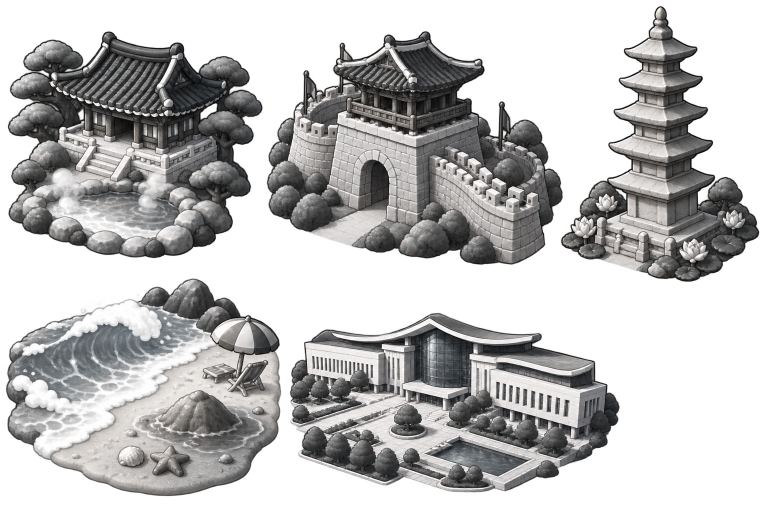
#> input picture art-src/img/region_landmarks_sheet.png, 1536 x 1024 px, found by its file name (shown at 1/2 size)
$ python tint_landmarks.py
#> lines starting #> are read from the running program, lines starting #| are printed output that depends on the picture
"""지역 카드 그림(흑백 원본)에 지역마다 다른 색을 입힌다 — 컬러 그림이 오기 전 임시판.
쓰는 법: python tools/tint_landmarks.py
원본: art-src/img/region_landmarks_sheet.png(흑백) → 결과: assets/img/region_landmarks_sheet.webp
GPT 컬러판을 받으면 이 도구는 쓰지 말고 그 PNG를 assets/img 에 넣은 뒤 tools/to_webp.py 를 실행한다.
"""
import sys
import numpy as np
from PIL import Image
src=Image.open('art-src/img/region_landmarks_sheet.png').convert('RGBA')
#> src is the input picture: PIL image 1536x1024 RGBA; mean R, G, B, A 96.7, 96.2, 95.9, 131.3
a=np.array(src).astype(float)
L=(0.299*a[...,0]+0.587*a[...,1]+0.114*a[...,2])/255.0
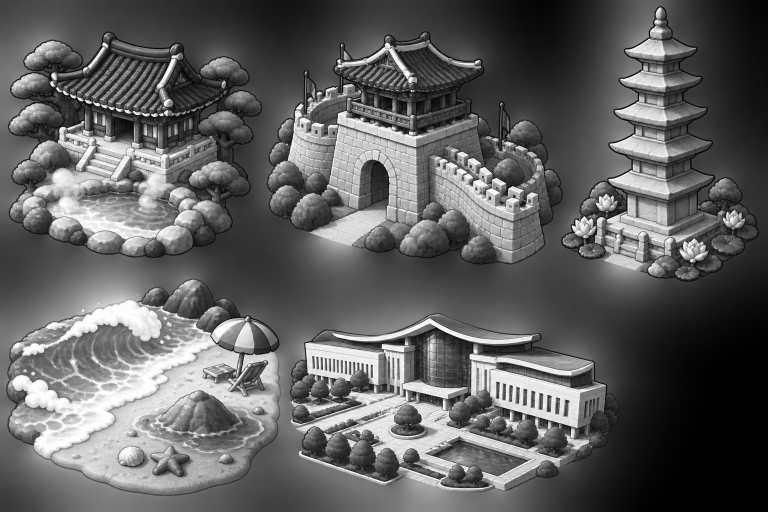
#> L: shape (1024, 1536) float64 (shown at 1/2 size); min 0, max 1, mean 0.378
rects=[[0,0,525,550],[530,0,595,550],[1125,0,411,565],[0,550,575,474],[578,565,690,459]]
# 밝기 → 색 (어두움 … 밝음). 지역마다 재료 색을 떠올리게
maps={
 0:[(0,'#14243a'),(0.25,'#1f5a4a'),(0.45,'#4f8a52'),(0.62,'#a87c52'),(0.8,'#e2c08a'),(1,'#fff6e0')],   # 아산: 기와·소나무·나무·온천
 1:[(0,'#16263a'),(0.25,'#2a5a4a'),(0.45,'#6b8a62'),(0.65,'#b59a72'),(0.82,'#e0cfa6'),(1,'#fff8e6')],   # 공주: 성벽 돌
 2:[(0,'#132a2a'),(0.25,'#1f6650'),(0.45,'#5aa36a'),(0.65,'#b3b09a'),(0.85,'#e8e2d0'),(1,'#fffaf0')],   # 부여: 석탑·연못·연꽃
 3:[(0,'#10243f'),(0.28,'#1c5f95'),(0.48,'#3fa3d6'),(0.66,'#c9a874'),(0.85,'#f0dcb0'),(1,'#ffffff')],   # 보령: 바다·모래
 4:[(0,'#131c3d'),(0.25,'#2b4a8a'),(0.45,'#3f7a5a'),(0.65,'#8fa3c4'),(0.85,'#dfe6f2'),(1,'#ffffff')],   # 내포: 청사·광장
}
def hexrgb(h): return np.array([int(h[i:i+2],16) for i in (1,3,5)],float)
out=a.copy()
for i,(x,y,w,h) in enumerate(rects):
    stops=maps[i]; xs=np.array([s[0] for s in stops]); cs=np.stack([hexrgb(s[1]) for s in stops])
    l=L[y:y+h,x:x+w]
    # 대비를 조금 늘린 뒤 매핑
    l=np.clip((l-0.08)/0.9,0,1)
    col=np.stack([np.interp(l,xs,cs[:,k]) for k in range(3)],-1)
    out[y:y+h,x:x+w,:3]=col
#> this loop made 5 passes
#> pass 1, `l=L[y:y+h,x:x+w]`:
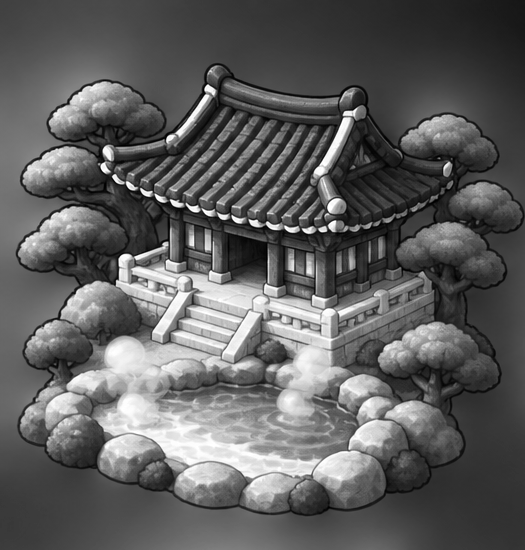
#> l: shape (550, 525) float64; min 0, max 1, mean 0.373
#> pass 1, `col=np.stack([np.interp(l,xs,cs[:,k]) for k in range(3)],-1)`:
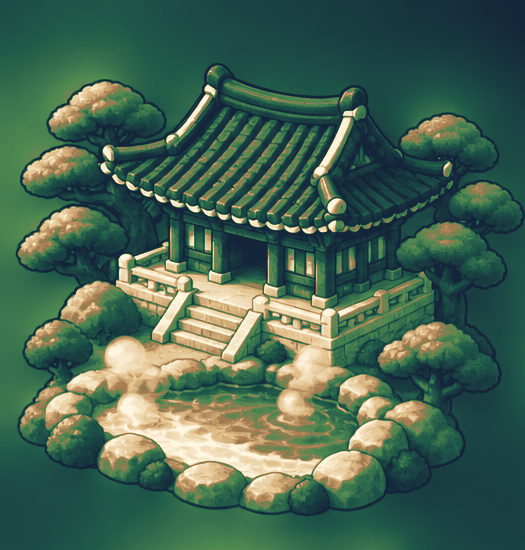
#> col: shape (550, 525, 3) float64; mean of channels 0, 1, 2 70.5, 102.5, 83.6; drawn as R, G, B
#> pass 2, `l=L[y:y+h,x:x+w]`:
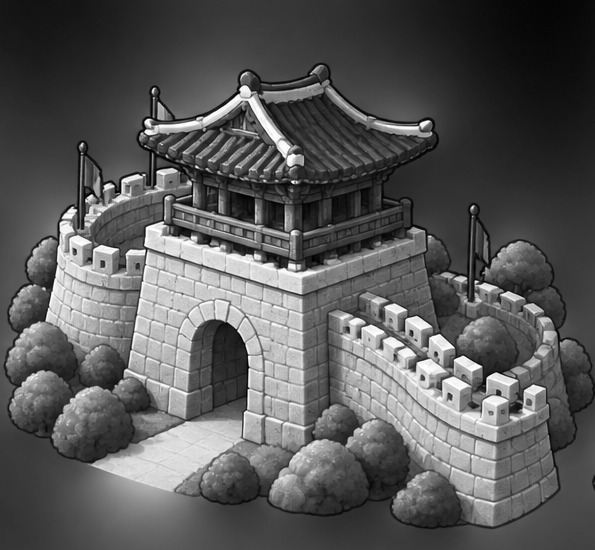
#> l: shape (550, 595) float64; min 0, max 1, mean 0.349
#> after the loop:
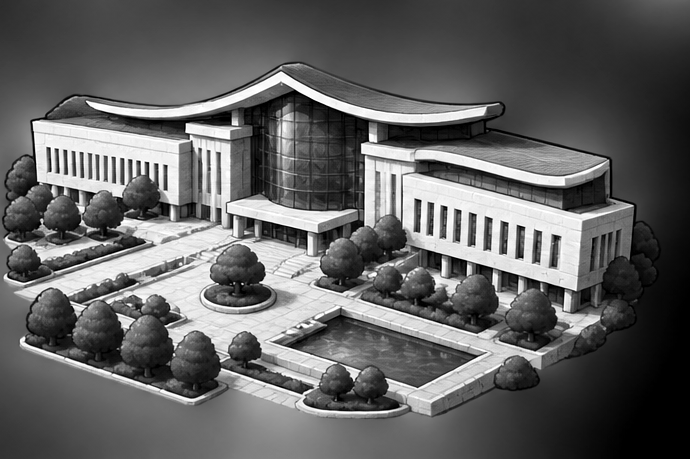
#> l: shape (459, 690) float64; min 0, max 1, mean 0.385
#> after the loop:
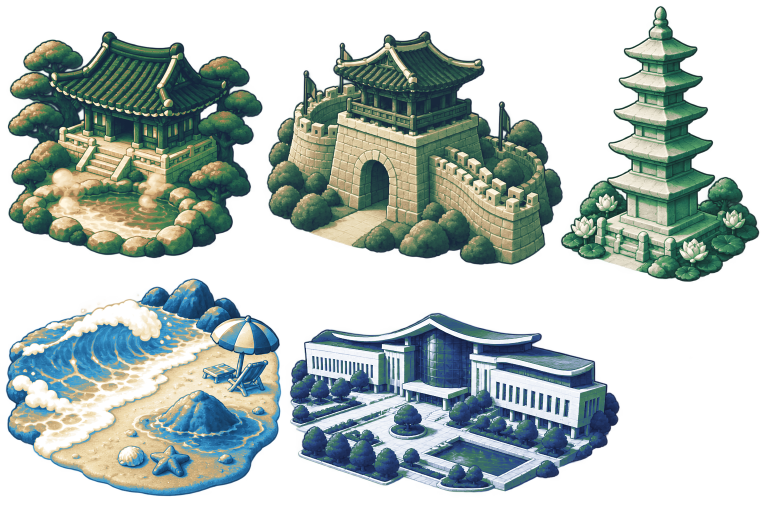
#> out: shape (1024, 1536, 4) float64 (shown at 1/2 size); mean R, G, B, A 76.2, 105.7, 105, 131.3; transparent parts drawn white
res=Image.fromarray(out.clip(0,255).astype('uint8'),'RGBA')
res.save('assets/img/region_landmarks_sheet.webp', format='WEBP', quality=85, method=6, alpha_quality=95)
print('saved assets/img/region_landmarks_sheet.webp')

$ run again, with art-src/img/bg_boryeong.png copied over art-src/img/region_landmarks_sheet.png
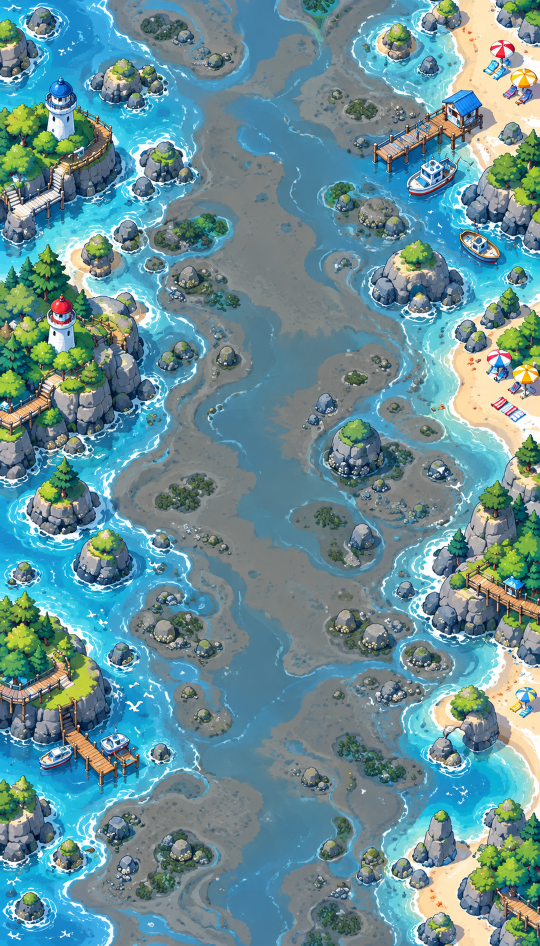
#> input picture art-src/img/bg_boryeong.png, 1080 x 1891 px, found by its file name (shown at 1/2 size)
#> after the loop `for i,(x,y,w,h) in enumerate(rects):`:
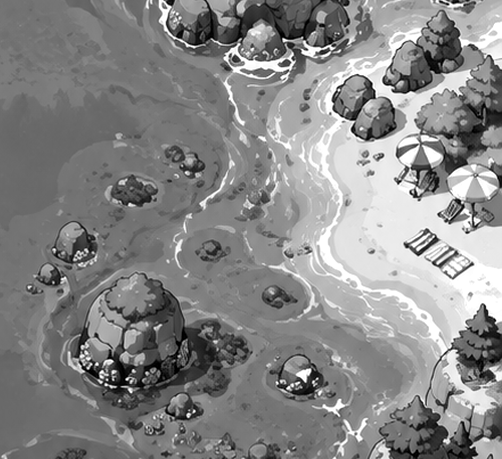
#> l: shape (459, 502) float64; min 0, max 1, mean 0.532
#> after the loop `for i,(x,y,w,h) in enumerate(rects):`:
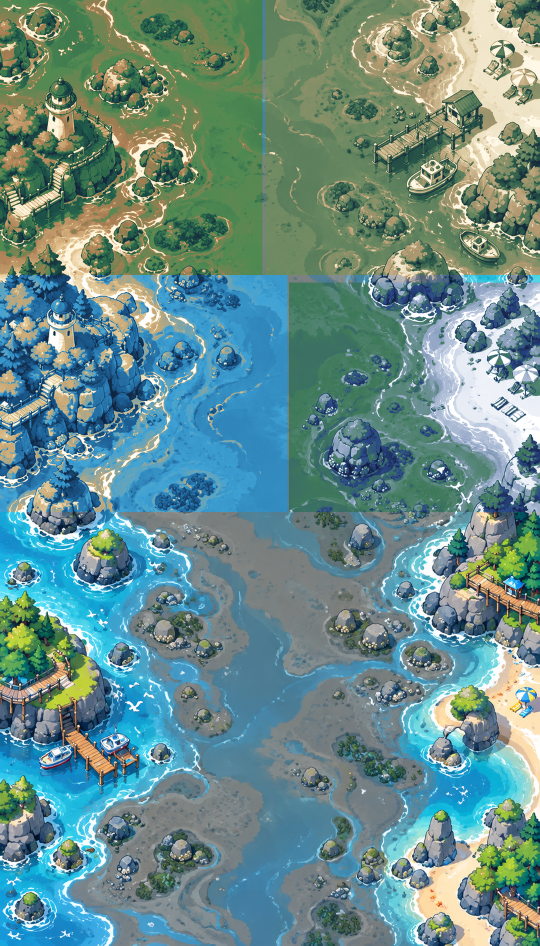
#> out: shape (1891, 1080, 4) float64 (shown at 1/2 size); mean R, G, B, A 104.3, 141.8, 139, 255

$ run again, with art-src/img/bg_buyeo.png copied over art-src/img/region_landmarks_sheet.png
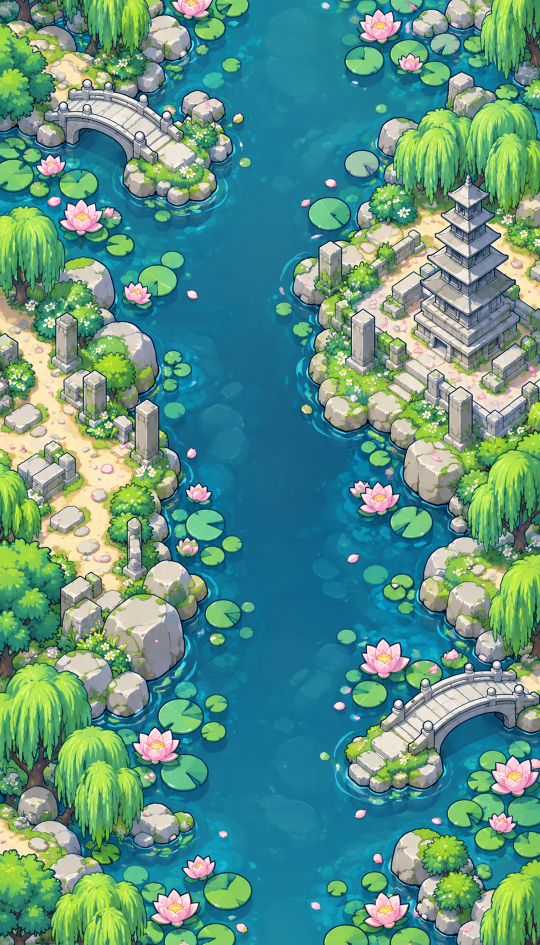
#> input picture art-src/img/bg_buyeo.png, 1080 x 1890 px, found by its file name (shown at 1/2 size)
#> after the loop `for i,(x,y,w,h) in enumerate(rects):`:
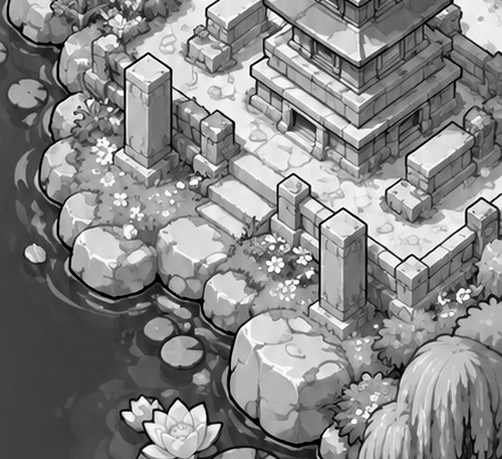
#> l: shape (459, 502) float64; min 0, max 1, mean 0.531
#> after the loop `for i,(x,y,w,h) in enumerate(rects):`:
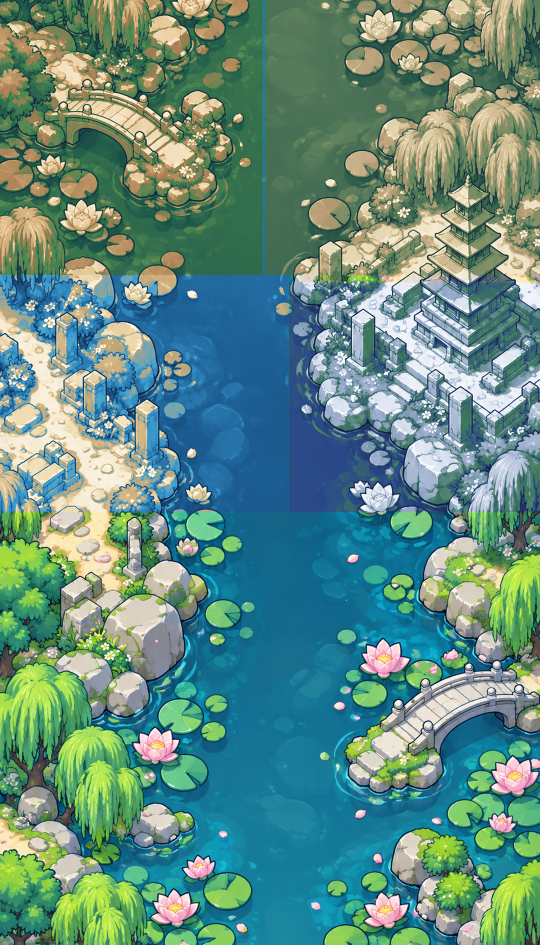
#> out: shape (1890, 1080, 4) float64 (shown at 1/2 size); mean R, G, B, A 97.7, 141.1, 129.4, 255
